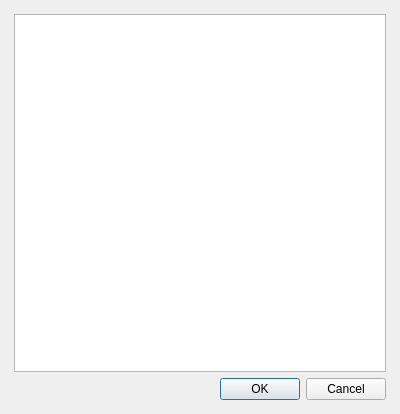
<?xml version="1.0" encoding="UTF-8"?>
<ui version="4.0">
 <class>ChooseClass</class>
 <widget class="QDialog" name="ChooseClass">
  <property name="geometry">
   <rect>
    <x>0</x>
    <y>0</y>
    <width>400</width>
    <height>414</height>
   </rect>
  </property>
  <property name="windowTitle">
   <string>Choose Class</string>
  </property>
  <layout class="QGridLayout" name="gridLayout">
   <item row="2" column="1">
    <widget class="QDialogButtonBox" name="buttonBox">
     <property name="orientation">
      <enum>Qt::Horizontal</enum>
     </property>
     <property name="standardButtons">
      <set>QDialogButtonBox::Cancel|QDialogButtonBox::Ok</set>
     </property>
    </widget>
   </item>
   <item row="3" column="1">
    <spacer name="verticalSpacer">
     <property name="orientation">
      <enum>Qt::Vertical</enum>
     </property>
     <property name="sizeType">
      <enum>QSizePolicy::Fixed</enum>
     </property>
     <property name="sizeHint" stdset="0">
      <size>
       <width>20</width>
       <height>3</height>
      </size>
     </property>
    </spacer>
   </item>
   <item row="1" column="0">
    <spacer name="horizontalSpacer">
     <property name="orientation">
      <enum>Qt::Horizontal</enum>
     </property>
     <property name="sizeType">
      <enum>QSizePolicy::Fixed</enum>
     </property>
     <property name="sizeHint" stdset="0">
      <size>
       <width>3</width>
       <height>20</height>
      </size>
     </property>
    </spacer>
   </item>
   <item row="1" column="1">
    <widget class="QListWidget" name="classes_list"/>
   </item>
   <item row="1" column="2">
    <spacer name="horizontalSpacer_2">
     <property name="orientation">
      <enum>Qt::Horizontal</enum>
     </property>
     <property name="sizeType">
      <enum>QSizePolicy::Fixed</enum>
     </property>
     <property name="sizeHint" stdset="0">
      <size>
       <width>3</width>
       <height>20</height>
      </size>
     </property>
    </spacer>
   </item>
   <item row="0" column="1">
    <spacer name="verticalSpacer_2">
     <property name="orientation">
      <enum>Qt::Vertical</enum>
     </property>
     <property name="sizeType">
      <enum>QSizePolicy::Fixed</enum>
     </property>
     <property name="sizeHint" stdset="0">
      <size>
       <width>20</width>
       <height>3</height>
      </size>
     </property>
    </spacer>
   </item>
  </layout>
 </widget>
 <resources/>
 <connections>
  <connection>
   <sender>buttonBox</sender>
   <signal>accepted()</signal>
   <receiver>ChooseClass</receiver>
   <slot>accept()</slot>
   <hints>
    <hint type="sourcelabel">
     <x>248</x>
     <y>254</y>
    </hint>
    <hint type="destinationlabel">
     <x>157</x>
     <y>274</y>
    </hint>
   </hints>
  </connection>
  <connection>
   <sender>buttonBox</sender>
   <signal>rejected()</signal>
   <receiver>ChooseClass</receiver>
   <slot>reject()</slot>
   <hints>
    <hint type="sourcelabel">
     <x>316</x>
     <y>260</y>
    </hint>
    <hint type="destinationlabel">
     <x>286</x>
     <y>274</y>
    </hint>
   </hints>
  </connection>
 </connections>
</ui>
